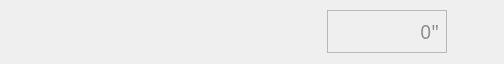
<?xml version="1.0" encoding="UTF-8"?>
<ui version="4.0">
 <class>ItemWidgetVoiceRight</class>
 <widget class="QWidget" name="ItemWidgetVoiceRight">
  <property name="geometry">
   <rect>
    <x>0</x>
    <y>0</y>
    <width>504</width>
    <height>64</height>
   </rect>
  </property>
  <property name="windowTitle">
   <string>ItemWidgetVoiceRight</string>
  </property>
  <property name="styleSheet">
   <string notr="true">QWidget
{
	font-family: &quot;Microsoft YaHei&quot;;
}

#frameVoice
{	
	border-image: url(:/image/resource/popo.png);
 	border-top-width:10px;
    border-bottom-width: 10px;

    border-left-width: 12px;
 	border-right-width: 8px;
	margin-bottom:10px;
}

#frameVoice[pressed=&quot;true&quot;]
{	
	border-image: url(:/image/resource/popoMenuR.png);
 	border-top-width:10px;
    border-bottom-width: 5px;

    border-left-width: 12px;
 	border-right-width: 8px;
}

#labelName
{
	color: rgb(144, 144, 144);
}
</string>
  </property>
  <layout class="QHBoxLayout" name="horizontalLayout_4">
   <property name="topMargin">
    <number>2</number>
   </property>
   <property name="bottomMargin">
    <number>2</number>
   </property>
   <item>
    <layout class="QHBoxLayout" name="horizontalLayout">
     <item>
      <spacer name="horizontalSpacer">
       <property name="orientation">
        <enum>Qt::Horizontal</enum>
       </property>
       <property name="sizeHint" stdset="0">
        <size>
         <width>9999</width>
         <height>20</height>
        </size>
       </property>
      </spacer>
     </item>
     <item>
      <layout class="QVBoxLayout" name="verticalLayout_2">
       <property name="spacing">
        <number>1</number>
       </property>
       <property name="leftMargin">
        <number>10</number>
       </property>
       <property name="topMargin">
        <number>5</number>
       </property>
       <property name="rightMargin">
        <number>10</number>
       </property>
       <item>
        <spacer name="verticalSpacer_2">
         <property name="orientation">
          <enum>Qt::Vertical</enum>
         </property>
         <property name="sizeHint" stdset="0">
          <size>
           <width>20</width>
           <height>40</height>
          </size>
         </property>
        </spacer>
       </item>
       <item>
        <layout class="QHBoxLayout" name="horizontalLayout_2">
         <item>
          <spacer name="horizontalSpacer_2">
           <property name="orientation">
            <enum>Qt::Horizontal</enum>
           </property>
           <property name="sizeType">
            <enum>QSizePolicy::MinimumExpanding</enum>
           </property>
           <property name="sizeHint" stdset="0">
            <size>
             <width>40</width>
             <height>20</height>
            </size>
           </property>
          </spacer>
         </item>
         <item>
          <widget class="QLabel" name="labelStatus">
           <property name="minimumSize">
            <size>
             <width>25</width>
             <height>25</height>
            </size>
           </property>
           <property name="maximumSize">
            <size>
             <width>25</width>
             <height>25</height>
            </size>
           </property>
           <property name="text">
            <string/>
           </property>
           <property name="scaledContents">
            <bool>true</bool>
           </property>
           <property name="alignment">
            <set>Qt::AlignCenter</set>
           </property>
          </widget>
         </item>
        </layout>
       </item>
       <item>
        <spacer name="verticalSpacer_3">
         <property name="orientation">
          <enum>Qt::Vertical</enum>
         </property>
         <property name="sizeHint" stdset="0">
          <size>
           <width>20</width>
           <height>40</height>
          </size>
         </property>
        </spacer>
       </item>
       <item>
        <widget class="QLabel" name="labelUnread">
         <property name="font">
          <font>
           <family>Microsoft YaHei</family>
           <pointsize>9</pointsize>
          </font>
         </property>
         <property name="text">
          <string/>
         </property>
         <property name="alignment">
          <set>Qt::AlignRight|Qt::AlignTrailing|Qt::AlignVCenter</set>
         </property>
        </widget>
       </item>
      </layout>
     </item>
     <item>
      <widget class="QFrame" name="frameVoice">
       <property name="minimumSize">
        <size>
         <width>120</width>
         <height>0</height>
        </size>
       </property>
       <property name="maximumSize">
        <size>
         <width>16777215</width>
         <height>55</height>
        </size>
       </property>
       <property name="styleSheet">
        <string notr="true">QLabel
{
	background-color: rgba(0, 0, 0, 0);
	color: rgb(141, 141, 141);
}
QFrame
{
	padding:-6px 0px -6px 0px;
	margin:6px 0px 6px 0px;
}</string>
       </property>
       <property name="frameShape">
        <enum>QFrame::StyledPanel</enum>
       </property>
       <property name="frameShadow">
        <enum>QFrame::Raised</enum>
       </property>
       <layout class="QHBoxLayout" name="horizontalLayout_3">
        <property name="spacing">
         <number>15</number>
        </property>
        <property name="leftMargin">
         <number>0</number>
        </property>
        <property name="topMargin">
         <number>0</number>
        </property>
        <property name="rightMargin">
         <number>0</number>
        </property>
        <property name="bottomMargin">
         <number>0</number>
        </property>
        <item>
         <widget class="QLabel" name="labelIcon">
          <property name="maximumSize">
           <size>
            <width>18</width>
            <height>18</height>
           </size>
          </property>
          <property name="text">
           <string/>
          </property>
          <property name="alignment">
           <set>Qt::AlignCenter</set>
          </property>
         </widget>
        </item>
        <item>
         <widget class="QLabel" name="labelDuration">
          <property name="font">
           <font>
            <family>Microsoft YaHei</family>
            <pointsize>14</pointsize>
           </font>
          </property>
          <property name="text">
           <string>0&quot;</string>
          </property>
          <property name="alignment">
           <set>Qt::AlignRight|Qt::AlignTrailing|Qt::AlignVCenter</set>
          </property>
         </widget>
        </item>
       </layout>
      </widget>
     </item>
     <item>
      <layout class="QVBoxLayout" name="verticalLayout">
       <property name="spacing">
        <number>0</number>
       </property>
       <item>
        <widget class="JChat::Label" name="label">
         <property name="minimumSize">
          <size>
           <width>40</width>
           <height>40</height>
          </size>
         </property>
         <property name="maximumSize">
          <size>
           <width>40</width>
           <height>40</height>
          </size>
         </property>
         <property name="text">
          <string/>
         </property>
         <property name="pixmap">
          <pixmap resource="Resource.qrc">:/image/resource/Avatar60px.png</pixmap>
         </property>
         <property name="scaledContents">
          <bool>true</bool>
         </property>
        </widget>
       </item>
       <item>
        <spacer name="verticalSpacer">
         <property name="orientation">
          <enum>Qt::Vertical</enum>
         </property>
         <property name="sizeType">
          <enum>QSizePolicy::MinimumExpanding</enum>
         </property>
         <property name="sizeHint" stdset="0">
          <size>
           <width>40</width>
           <height>5</height>
          </size>
         </property>
        </spacer>
       </item>
      </layout>
     </item>
    </layout>
   </item>
  </layout>
 </widget>
 <layoutdefault spacing="6" margin="11"/>
 <customwidgets>
  <customwidget>
   <class>JChat::Label</class>
   <extends>QLabel</extends>
   <header>Label.h</header>
  </customwidget>
 </customwidgets>
 <resources>
  <include location="Resource.qrc"/>
 </resources>
 <connections/>
</ui>
